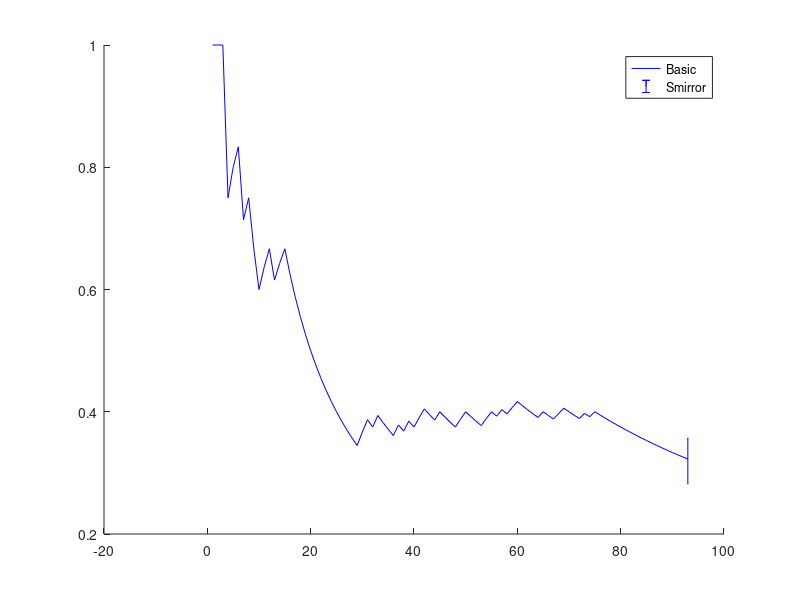

The MATLAB script that drew this image:
data_basic = [
1
1
1
0
1
1
0
1
0
0
1
1
0
1
1
0
0
0
0
0
0
0
0
0
0
0
0
0
0
1
1
0
1
0
0
0
1
0
1
0
1
1
0
0
1
0
0
0
1
1
0
0
0
1
1
0
1
0
1
1
0
0
0
0
1
0
0
1
1
0
0
0
1
0
1
0
0
0
0
0
0
0
0
0
0
0
0
0
0
0
0
0
0

]; 

data_smirror = [


];

success_basic = cumsum(data_basic);
success_smirror = cumsum(data_smirror);

figure;hold on;
plot(success_basic'./(1:length(data_basic)), 'b');
plot(success_smirror'./(1:length(data_smirror)), 'g');

% 95% invertal of confidence
[phat,pci] = binofit(sum(data_basic),length(data_basic));
pci2(1) = phat - sqrt(phat*(1-phat)/length(data_basic))*normcdf(1-0.05/2);
pci2(2) = phat + sqrt(phat*(1-phat)/length(data_basic))*normcdf(1-0.95/2);
%errorbar(length(data_basic),phat,phat-pci(1),pci(2)-phat, 'b');
errorbar(length(data_basic),phat,phat-pci2(1),pci2(2)-phat, 'b')
[phat,pci] = binofit(sum(data_smirror),length(data_smirror));
pci2(1) = phat - sqrt(phat*(1-phat)/length(data_smirror))*normcdf(1-0.05/2);
pci2(2) = phat + sqrt(phat*(1-phat)/length(data_smirror))*normcdf(1-0.95/2);
% errorbar(length(data_smirror),phat,phat-pci(1),pci(2)-phat, 'g')
errorbar(length(data_smirror),phat,phat-pci2(1),pci2(2)-phat, 'g')

legend('Basic', 'Smirror')